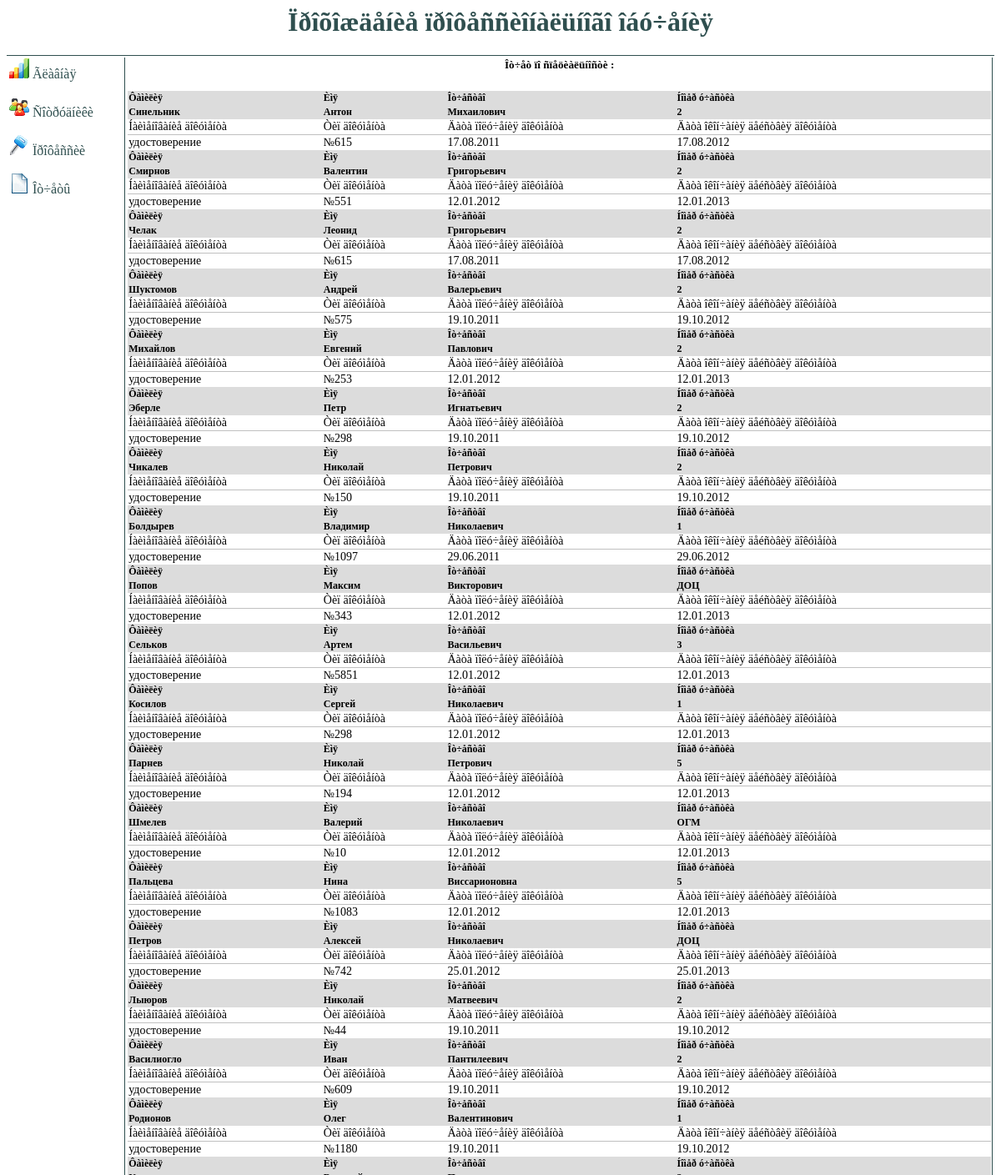
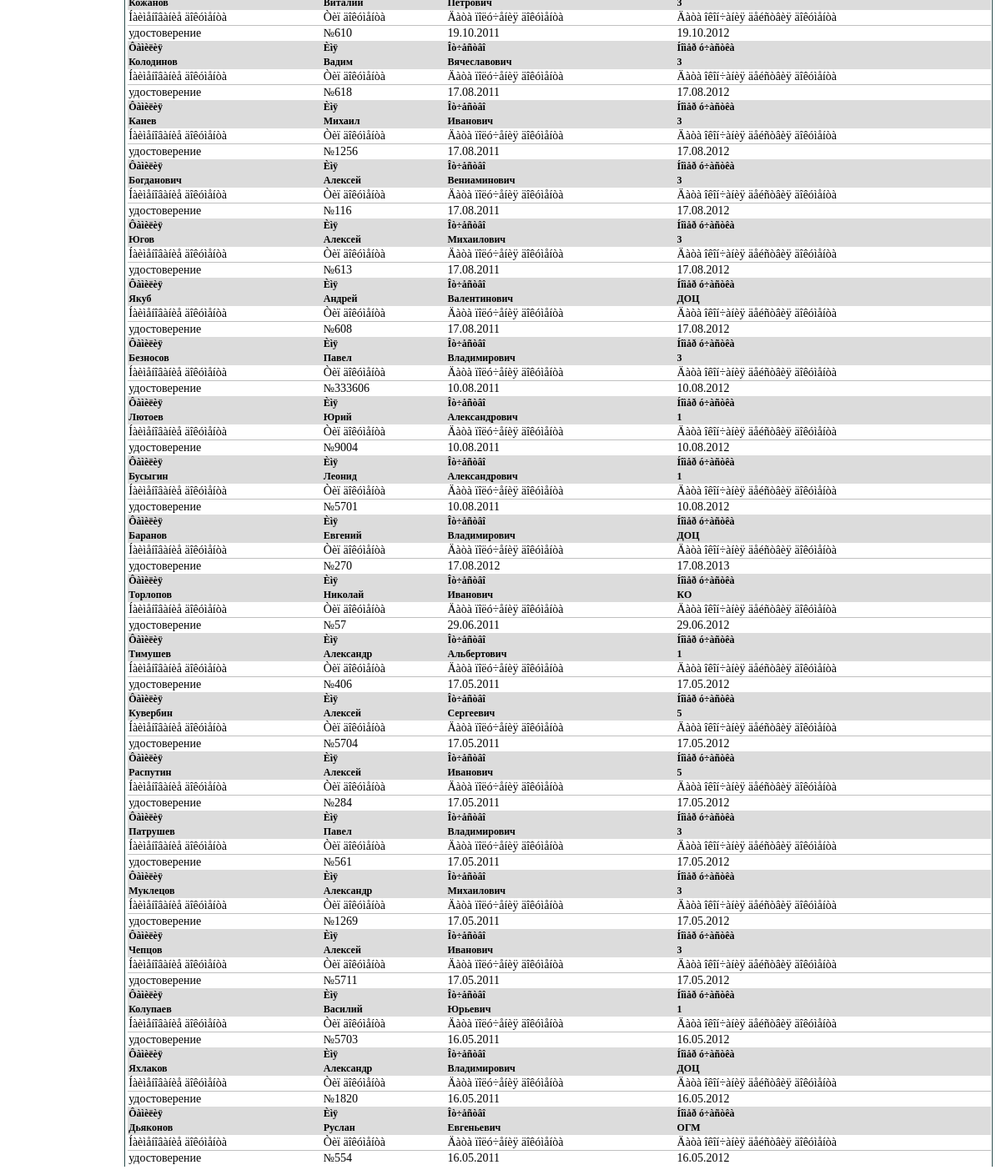
/vivodProfession.php?id_prof=стропальщик, run on the app's committed database (2 pictures, top to bottom).
### tables this page shows
CREATE TABLE IF NOT EXISTS `workers` (
  `id` int(4) NOT NULL AUTO_INCREMENT,
  `surname` varchar(50) NOT NULL,
  `name` varchar(50) NOT NULL,
  `secondname` varchar(50) NOT NULL,
  `rsu` varchar(50) NOT NULL,
  PRIMARY KEY (`id`)
);

### vivodProfession.php (the view, shortened to what this page needs)
<html>
	<head>
	</head>
	    <link rel="stylesheet" href="style/main_style.css" type="text/css">
	<body>
<h1 class="main" align="center">Ïðîõîæäåíèå ïðîôåññèîíàëüíîãî îáó÷åíèÿ</h1>
<table class="main">
	<tr>
       	<td class="mainLeft">
 			<?php include 'leftside.php';?>
    	</td>
		<td class="mainRight">
<?php
$id_prof = $_GET['id_prof'];
$titleprof = $_GET['titleprof'];
echo "<h5 class=\"title\"> Îò÷åò ïî ñïåöèàëüíîñòè 	:	<i>$titleprof</i></h5>";
$sql_p = "SELECT *
		  FROM `workers`, `workers_prof`, `workers_docs`
		  WHERE workers.id = workers_prof.linkkey
		  AND titleprof = '$id_prof'
		  AND workers_docs.linkkey = workers_prof.id
		  GROUP BY workers.id
		  ";
$result_p = mysql_query ($sql_p) or die ("Íåâîçìîæíî âûïîëíèòü çàïðîñ : ".mysql_error());
while ($p = mysql_fetch_array($result_p))
		{
			$id_p = $p[9];
			echo
			"
				<table width=\"100%\" cellspacing=\"0\">
					<tr class=\"first\">
						<td>Ôàìèëèÿ</td>
						<td>Èìÿ</td>
						<td>Îò÷åñòâî</td>
						<td colspan=\"100%\">Íîìåð ó÷àñòêà</td>
					</tr>
					<tr class=\"first\">
						<td>$p[1]</td>
						<td>$p[2]</td>
						<td>$p[3]</td>
						<td>$p[4]</td>
					</tr>
					<tr  class=\"second\">
						<td class=\"second\">Íàèìåíîâàíèå äîêóìåíòà</td>
						<td class=\"second\">Òèï äîêóìåíòà</td>
						<td class=\"second\">Äàòà ïîëó÷åíèÿ äîêóìåíòà</td>
						<td class=\"second\">Äàòà îêîí÷àíèÿ äåéñòâèÿ äîêóìåíòà</td>
					</tr>";
				$sql_d = "SELECT titledoc, typedoc, datep, dateo
						  FROM `workers`, `workers_prof`, `workers_docs`
						  WHERE workers_docs.linkkey = $id_p
						  GROUP BY titledoc";
				$result_d = mysql_query($sql_d) or die ("Íåâîçìîæíî âûïîëíèòü çàïðî : ".mysql_error);
				while ($d = mysql_fetch_array($result_d))
				{
				echo "
					<tr class=\"second\">
						<td>$d[0]</td>
						<td>$d[1]</td>
						<td>$d[2]</td>
						<td>$d[3]</td>
					</tr>
					";
				}
    			echo "</table>";
		}
?>
</td>
     </tr>
</table>
</body>
</html>

### style/main_style.css (style rules this page uses)
body { color:black; background:white; font-family:Times New Roman; }
table.main { border-top:1px solid red; border-color:darkslategray; width:100%; height:100%; }
td.mainLeft { vertical-align:top; text-align:justify; width:10%; border-right:1px solid darkslategray; }
td.mainRight { vertical-align:top; text-align:justify; width:74%; border-right:1px solid darkslategray; }
h1.main { color:darkslategray; }
tr.first { background-color:gainsboro; font-weight:bold; font-size:12px; }
tr.second { color:; font-family:Time Ner Roman; font-size:14px; border-left:1px solid silver; }
td.second { border-bottom:1px solid silver; }
h5.title { text-align:center; }

### data on the page
workers: surname "Синельник", name "Антон", secondname "Михаилович", rsu "2", d "удостоверение", d "№615", d "17.08.2011", d "17.08.2012"
workers: surname "Смирнов", name "Валентин", secondname "Григорьевич", rsu "2", d "удостоверение", d "№551", d "12.01.2012", d "12.01.2013"
workers: surname "Челак", name "Леонид", secondname "Григорьевич", rsu "2", d "удостоверение", d "№615", d "17.08.2011", d "17.08.2012"
workers: surname "Шуктомов", name "Андрей", secondname "Валерьевич", rsu "2", d "удостоверение", d "№575", d "19.10.2011", d "19.10.2012"
workers: surname "Михайлов", name "Евгений", secondname "Павлович", rsu "2", d "удостоверение", d "№253", d "12.01.2012", d "12.01.2013"
workers: surname "Эберле", name "Петр", secondname "Игнатьевич", rsu "2", d "удостоверение", d "№298", d "19.10.2011", d "19.10.2012"
workers: surname "Чикалев", name "Николай", secondname "Петрович", rsu "2", d "удостоверение", d "№150", d "19.10.2011", d "19.10.2012"
workers: surname "Болдырев", name "Владимир", secondname "Николаевич", rsu "1", d "удостоверение", d "№1097", d "29.06.2011", d "29.06.2012"
workers: surname "Попов", name "Максим", secondname "Викторович", rsu "ДОЦ", d "удостоверение", d "№343", d "12.01.2012", d "12.01.2013"
workers: surname "Сельков", name "Артем", secondname "Васильевич", rsu "3", d "удостоверение", d "№5851", d "12.01.2012", d "12.01.2013"
workers: surname "Косилов", name "Сергей", secondname "Николаевич", rsu "1", d "удостоверение", d "№298", d "12.01.2012", d "12.01.2013"
workers: surname "Парнев", name "Николай", secondname "Петрович", rsu "5", d "удостоверение", d "№194", d "12.01.2012", d "12.01.2013"
workers: surname "Шмелев", name "Валерий", secondname "Николаевич", rsu "ОГМ", d "удостоверение", d "№10", d "12.01.2012", d "12.01.2013"
workers: surname "Пальцева", name "Нина", secondname "Виссарионовна", rsu "5", d "удостоверение", d "№1083", d "12.01.2012", d "12.01.2013"
workers: surname "Петров", name "Алексей", secondname "Николаевич", rsu "ДОЦ", d "удостоверение", d "№742", d "25.01.2012", d "25.01.2013"
workers: surname "Лыюров", name "Николай", secondname "Матвеевич", rsu "2", d "удостоверение", d "№44", d "19.10.2011", d "19.10.2012"
workers: surname "Василиогло", name "Иван", secondname "Пантилеевич", rsu "2", d "удостоверение", d "№609", d "19.10.2011", d "19.10.2012"
workers: surname "Родионов", name "Олег", secondname "Валентинович", rsu "1", d "удостоверение", d "№1180", d "19.10.2011", d "19.10.2012"
workers: surname "Кожанов", name "Виталий", secondname "Петрович", rsu "3", d "удостоверение", d "№610", d "19.10.2011", d "19.10.2012"
workers: surname "Колодинов", name "Вадим", secondname "Вячеславович", rsu "3", d "удостоверение", d "№618", d "17.08.2011", d "17.08.2012"
workers: surname "Канев", name "Михаил", secondname "Иванович", rsu "3", d "удостоверение", d "№1256", d "17.08.2011", d "17.08.2012"
workers: surname "Богданович", name "Алексей", secondname "Вениаминович", rsu "3", d "удостоверение", d "№116", d "17.08.2011", d "17.08.2012"
workers: surname "Югов", name "Алексей", secondname "Михаилович", rsu "3", d "удостоверение", d "№613", d "17.08.2011", d "17.08.2012"
workers: surname "Якуб", name "Андрей", secondname "Валентинович", rsu "ДОЦ", d "удостоверение", d "№608", d "17.08.2011", d "17.08.2012"
workers: surname "Безносов", name "Павел", secondname "Владимирович", rsu "3", d "удостоверение", d "№333606", d "10.08.2011", d "10.08.2012"
workers: surname "Лютоев", name "Юрий", secondname "Александрович", rsu "1", d "удостоверение", d "№9004", d "10.08.2011", d "10.08.2012"
workers: surname "Бусыгин", name "Леонид", secondname "Александрович", rsu "1", d "удостоверение", d "№5701", d "10.08.2011", d "10.08.2012"
workers: surname "Баранов", name "Евгений", secondname "Владимирович", rsu "ДОЦ", d "удостоверение", d "№270", d "17.08.2012", d "17.08.2013"
workers: surname "Торлопов", name "Николай", secondname "Иванович", rsu "КО", d "удостоверение", d "№57", d "29.06.2011", d "29.06.2012"
workers: surname "Тимушев", name "Александр", secondname "Альбертович", rsu "1", d "удостоверение", d "№406", d "17.05.2011", d "17.05.2012"
workers: surname "Кувербин", name "Алексей", secondname "Сергеевич", rsu "5", d "удостоверение", d "№5704", d "17.05.2011", d "17.05.2012"
workers: surname "Распутин", name "Алексей", secondname "Иванович", rsu "5", d "удостоверение", d "№284", d "17.05.2011", d "17.05.2012"
workers: surname "Патрушев", name "Павел", secondname "Владимирович", rsu "3", d "удостоверение", d "№561", d "17.05.2011", d "17.05.2012"
workers: surname "Муклецов", name "Александр", secondname "Михаилович", rsu "3", d "удостоверение", d "№1269", d "17.05.2011", d "17.05.2012"
workers: surname "Чепцов", name "Алексей", secondname "Иванович", rsu "3", d "удостоверение", d "№5711", d "17.05.2011", d "17.05.2012"
workers: surname "Колупаев", name "Василий", secondname "Юрьевич", rsu "1", d "удостоверение", d "№5703", d "16.05.2011", d "16.05.2012"
workers: surname "Яхлаков", name "Александр", secondname "Владимирович", rsu "ДОЦ", d "удостоверение", d "№1820", d "16.05.2011", d "16.05.2012"
workers: surname "Дьяконов", name "Руслан", secondname "Евгеньевич", rsu "ОГМ", d "удостоверение", d "№554", d "16.05.2011", d "16.05.2012"
